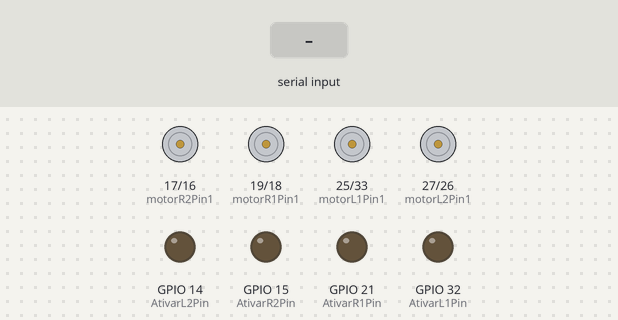
Recording of a sketch running on a simulated ESP32. Parts: motor-driver pin pairs drawn as motors (green arrow = first pin HIGH = forward, orange = second pin HIGH = backward, longer = more drive), output pins drawn as LEDs (lit = HIGH). The test bench sets the inputs (shaded band). Nothing arrives over Bluetooth unless stated; what the sketch prints to the serial monitor is not drawn.

Above: at 1.2 s.
1.3 s: "4" received over the second serial link
At 2.0 s:
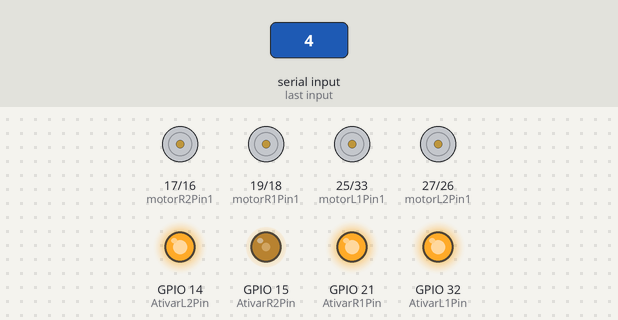
2.8 s: "3" received over the second serial link
At 3.2 s:
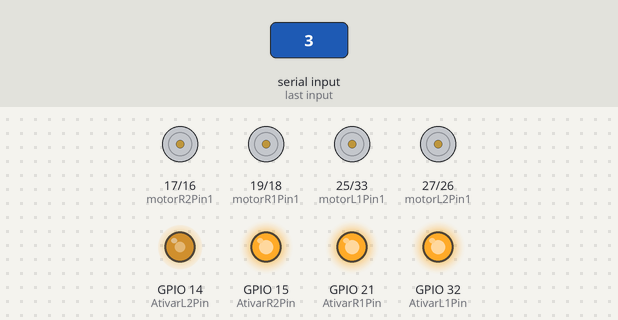
4.3 s: "2" received over the second serial link
At 5.5 s:
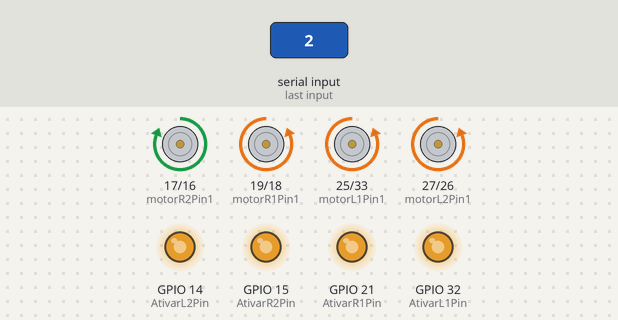
5.8 s: "0" received over the second serial link
At 6.6 s:
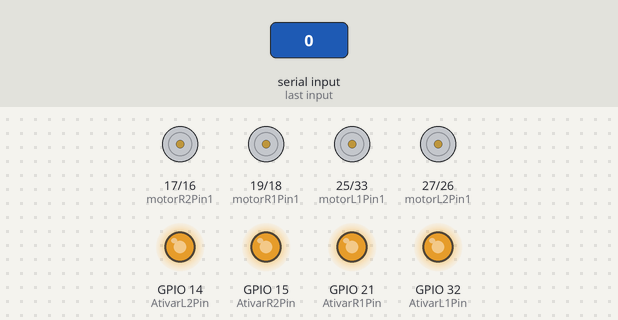
7.3 s: "1" received over the second serial link
At 7.8 s:
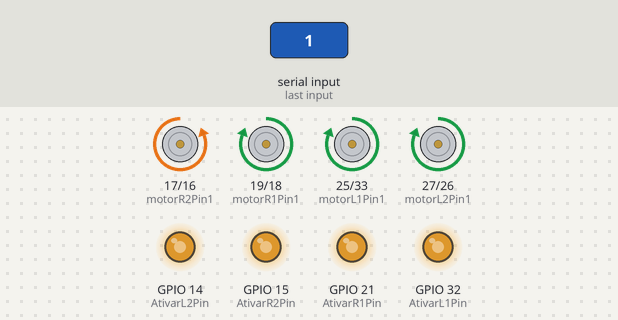
8.8 s: "0" received over the second serial link
At 10.1 s:
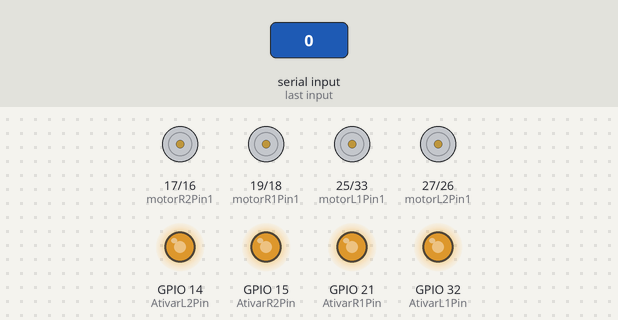
Timing chart, 0 to 11.3 s (numbered marks = the images above; inputs shaded):
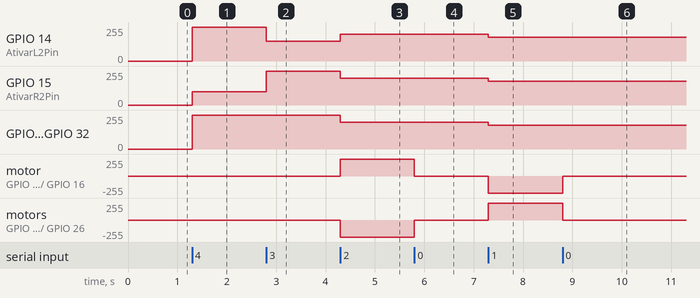

Measured:
- after the input at 1.3 s, GPIO 14 (AtivarL2Pin), GPIO 21 (AtivarR1Pin), GPIO 32 (AtivarL1Pin): 0/255 → 255/255 at once; GPIO 15 (AtivarR2Pin): 0/255 → 100/255 at once
- after the input at 2.8 s, GPIO 14 (AtivarL2Pin): 255/255 → 149/255 at once; GPIO 15 (AtivarR2Pin): 100/255 → 255/255 at once
- after the input at 4.3 s, GPIO 14 (AtivarL2Pin): 149/255 → 199/255 at once; GPIO 15 (AtivarR2Pin): 255/255 → 199/255 at once
- after the input at 5.8 s, motor on GPIO 17 (motorR2Pin1) / GPIO 16 (motorR2Pin2): forward 255/255 → stopped at once; motor on GPIO 19 (motorR1Pin1) / GPIO 18 (motorR1Pin2), motor on GPIO 25 (motorL1Pin1) / GPIO 33 (motorL1Pin2), motor on GPIO 27 (motorL2Pin1) / GPIO 26 (motorL2Pin2): backward 255/255 → stopped at once
- after the input at 7.3 s, GPIO 14 (AtivarL2Pin), GPIO 15 (AtivarR2Pin): 199/255 → 179/255 at once
- after the input at 8.8 s, motor on GPIO 17 (motorR2Pin1) / GPIO 16 (motorR2Pin2): backward 255/255 → stopped at once; motor on GPIO 19 (motorR1Pin1) / GPIO 18 (motorR1Pin2), motor on GPIO 25 (motorL1Pin1) / GPIO 33 (motorL1Pin2), motor on GPIO 27 (motorL2Pin1) / GPIO 26 (motorL2Pin2): forward 255/255 → stopped at once

The sketch:

main.ino
```cpp
#include "BluetoothSerial.h"

#if !defined(CONFIG_BT_ENABLED) || !defined(CONFIG_BLUEDROID_ENABLED)
#error Bluetooth is not enabled! Please run `make menuconfig` to and enable it
#endif

BluetoothSerial SerialBT;
//MOTOR INVERIDO
/// Motor R1
int motorR1Pin1 = 19;
int motorR1Pin2 = 18;
int AtivarR1Pin = 21;

//SENTIDO CORRETO
/// Motor R2
int motorR2Pin1 = 17;
int motorR2Pin2 = 16;
int AtivarR2Pin = 15;


//MOTOR INVERIDO
/// Motor L1
int motorL1Pin1 = 25;
int motorL1Pin2 = 33;
int AtivarL1Pin = 32 ;


//SENTIDO CORRETO
// Motor L2
int motorL2Pin1 = 27;
int motorL2Pin2 = 26;
int AtivarL2Pin = 14;

int state = 0 ;

// Definido Propriedadess PWM primeiro motor
const int freq_1 = 30000;
const int pwmChannel_1 = 0;
const int resolution_1 = 8;
int dutyCycle_1 = 180;

// Definido Propriedadess PWM Segundo motor
const int freq_2 = 30000;
const int pwmChannel_2 = 1;
const int resolution_2 = 8;
int dutyCycle_2 = 200;

// Definido Propriedadess PWM Terceiro motor
const int freq_3 = 30000;
const int pwmChannel_3 = 2;
const int resolution_3 = 8;
int dutyCycle_3 = 200;


// Definido Propriedadess PWM Quarto motor
const int freq_4 = 30000;
const int pwmChannel_4 = 3;
const int resolution_4 = 8;
int dutyCycle_4 = 200;


void setup() {
  SerialBT.begin("ESP32test"); //Bluetooth device name
  Serial.println("The device started, now you can pair it with bluetooth!");
  // Definido os pinos como outputs:
    pinMode(motorR1Pin1, OUTPUT);
    pinMode(motorR1Pin2, OUTPUT);
    pinMode(AtivarR1Pin, OUTPUT);
    pinMode(motorR2Pin1, OUTPUT);
    pinMode(motorR2Pin2, OUTPUT);
    pinMode(AtivarR2Pin, OUTPUT);
    pinMode(motorL1Pin1, OUTPUT);
    pinMode(motorL1Pin2, OUTPUT);
    pinMode(AtivarL1Pin, OUTPUT);
    pinMode(motorL2Pin1, OUTPUT);
    pinMode(motorL2Pin2, OUTPUT);
    pinMode(AtivarL2Pin, OUTPUT);

  // configura PWM
    ledcSetup(pwmChannel_1, freq_1, resolution_1);

    ledcSetup(pwmChannel_2, freq_2, resolution_2);

    ledcSetup(pwmChannel_3, freq_3, resolution_3);

    ledcSetup(pwmChannel_4, freq_4, resolution_4);


  // anexar o canal para o GPIO ser controlado
    ledcAttachPin(AtivarR1Pin, pwmChannel_1);
    ledcAttachPin(AtivarL1Pin, pwmChannel_2);
    ledcAttachPin(AtivarR2Pin, pwmChannel_3);
    ledcAttachPin(AtivarL2Pin, pwmChannel_4);

    Serial.begin(115200);
}

void loop() {

  if (SerialBT.available()) {
      state = SerialBT.read();
      Serial.write(state);
  }


if (state == '0'){
  // desliga o motor
    digitalWrite(motorR1Pin1, LOW);
    digitalWrite(motorR1Pin2, LOW);

    digitalWrite(motorR2Pin1, LOW);
    digitalWrite(motorR2Pin2, LOW);

    digitalWrite(motorL1Pin1, LOW);
    digitalWrite(motorL1Pin2, LOW);

    digitalWrite(motorL2Pin1, LOW);
    digitalWrite(motorL2Pin2, LOW);
}
if (state == '4'){
  // vira para esquerda
  ledcWrite(pwmChannel_1, 255);
 ledcWrite(pwmChannel_2, 255);
 ledcWrite(pwmChannel_4, 255);
 ledcWrite(pwmChannel_3, 100);
}
if (state == '3'){
  // vira para Direita
    ledcWrite(pwmChannel_1, 255);
    ledcWrite(pwmChannel_2, 255);
    ledcWrite(pwmChannel_3, 255);
    ledcWrite(pwmChannel_4, 150);

}
if (state == '2'){
  // Frente
    digitalWrite(motorR1Pin1, LOW);
    digitalWrite(motorR1Pin2, HIGH);

    digitalWrite(motorL1Pin1, LOW);
    digitalWrite(motorL1Pin2, HIGH);


    digitalWrite(motorR2Pin1, HIGH);
    digitalWrite(motorR2Pin2, LOW);

    digitalWrite(motorL2Pin1, LOW);
    digitalWrite(motorL2Pin2, HIGH);

    ledcWrite(pwmChannel_1, 200);
    ledcWrite(pwmChannel_2, 200);
    ledcWrite(pwmChannel_3, 200);
    ledcWrite(pwmChannel_4, 200);
}
if (state == '1'){
  // tras
    digitalWrite(motorR1Pin1, HIGH);
    digitalWrite(motorR1Pin2, LOW);

    digitalWrite(motorL1Pin1, HIGH);
    digitalWrite(motorL1Pin2, LOW);


    digitalWrite(motorR2Pin1, LOW);
    digitalWrite(motorR2Pin2, HIGH);

    digitalWrite(motorL2Pin1, HIGH);
    digitalWrite(motorL2Pin2, LOW);
    ledcWrite(pwmChannel_1, 180);
    ledcWrite(pwmChannel_2, 180);
    ledcWrite(pwmChannel_3, 180);
    ledcWrite(pwmChannel_4, 180);
}
if (state == '10'){
  // move o carro para frente  adicionado velocidade

    //digitalWrite(motorR1Pin1, HIGH);
    //digitalWrite(motorR1Pin2, LOW);
   // delay(2000);

    //digitalWrite(motorL1Pin1, HIGH);
    //digitalWrite(motorL1Pin2, LOW);
    //delay(2000);

    digitalWrite(motorR2Pin1, LOW);
    digitalWrite(motorR2Pin2, HIGH);
   // delay(2000);

    digitalWrite(motorL2Pin1, HIGH);
    digitalWrite(motorL2Pin2, LOW);
   // delay(2000);

    while (dutyCycle_1 <= 255){
        ledcWrite(pwmChannel_1, dutyCycle_1);
       //Serial.print("movendo o carro para frente (duty cycle): ");
       //Serial.println(dutyCycle);
       // dutyCycle = dutyCycle + 10;
    }
    //dutyCycle = 200 ;
}
}
```
